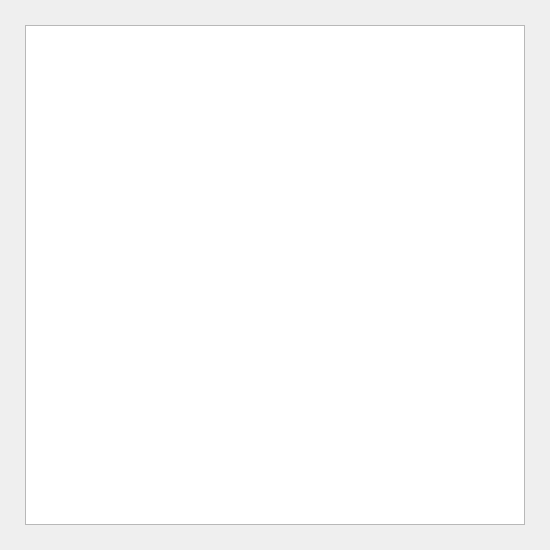
<?xml version="1.0" encoding="UTF-8"?>
<ui version="4.0">
 <class>DisplayWindow</class>
 <widget class="QWidget" name="DisplayWindow">
  <property name="geometry">
   <rect>
    <x>0</x>
    <y>0</y>
    <width>550</width>
    <height>550</height>
   </rect>
  </property>
  <property name="windowTitle">
   <string>Form</string>
  </property>
  <widget class="QGraphicsView" name="graphicsView">
   <property name="geometry">
    <rect>
     <x>25</x>
     <y>25</y>
     <width>500</width>
     <height>500</height>
    </rect>
   </property>
  </widget>
 </widget>
 <resources/>
 <connections/>
</ui>
